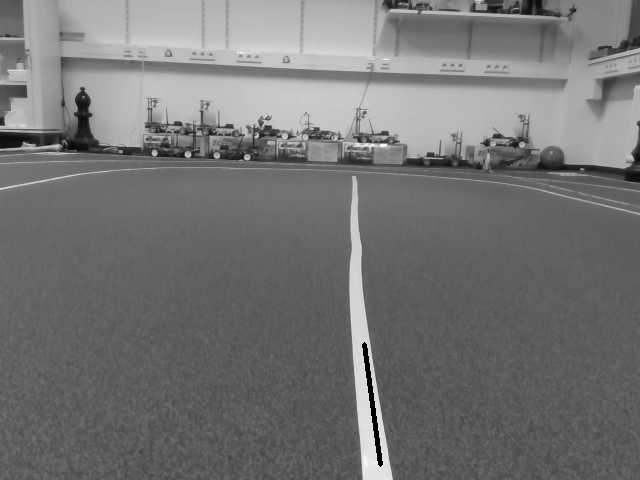
#> input picture src/controller/img_lines2.png, 640 x 480 px
$ python ransac.py   (Python 2 division)
#> lines starting #> are read from the running program, lines starting #| are printed output that depends on the picture; after the words box and inside, x2 and y2 are one past the last pixel; in counts of white or black regions, pixels touching at a corner belong together
#!/usr/bin/python
from PIL import Image
import random
import numpy.linalg as numpy
import numpy as np
import cv2
import os.path
import pylab as pl


def picture(array):
	help_array = []
	image = Image.open('img_lines2.png')
#> image is the input picture: PIL image 640x480 L; min 0, max 252, mean 115.7
	image1 = image.convert('RGB')

	width ,height = image.size
#> width = 640; height = 480

	for y in range(100, height-1):
		for x in range(100, width-1):

			rgb = image1.getpixel((x,y))

			if (rgb >= (200,200,200)):

				help_array.append((x,y))
		#mittleren Punkt der weissen Linie nehmen
		if (help_array != []):
			array.append(help_array[(len(help_array)/2)-1])
		#print help_array, len(help_array), "hhhh " , array
		help_array = []
#> after the loop, array = 322 pairs, first value 256 to 376, second value 100 to 478

	# [13 lines of commented-out code are left out]
	return


def ransac(array2):
	n = 20
	d = 4
	t1 = len(array2)/4
	set_final=[]
	set_tmp=[]
	a_final=(0,0)
	b_final=(0,0)
	while(n>0):
		set_tmp = []
		a=random.choice(array2)
		b=random.choice(array2)
		while(b==a):
			b=random.choice(array2)
		for i in range(0,len(array2)):
			a_np = np.asarray(a)
			b_np = np.asarray(b)
			c = np.asarray(array2[i])
			d1 = numpy.norm(np.cross(b_np-a_np, a_np-c))/numpy.norm(b_np-a_np)
			if(d1<d):
				set_tmp.append(array2[i])
		if(len(set_tmp)>=t1 and len(set_tmp)>len(set_final)):
			a_final = a
			b_final = b
			set_final = set_tmp
		n-=1

	print a_final
	print b_final
	print len(set_final)
	if not os.path.isfile('img_lines3.png'):
		image = Image.open('img_lines2.png')
		image = image.convert('RGB')
		image = np.array(image)
	else:
		image = Image.open('img_lines3.png')
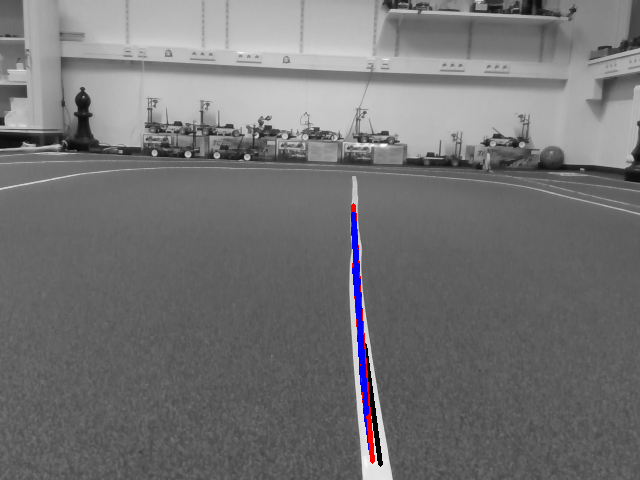
#> input picture src/controller/img_lines3.png, 640 x 480 px
#> image is the input picture: PIL image 640x480 RGB; mean R, G, B 115, 114.5, 115.6
		image = image.convert('RGB')
		image = np.array(image)

	cv2.line(image,a_final,b_final,(255,0,0),3)
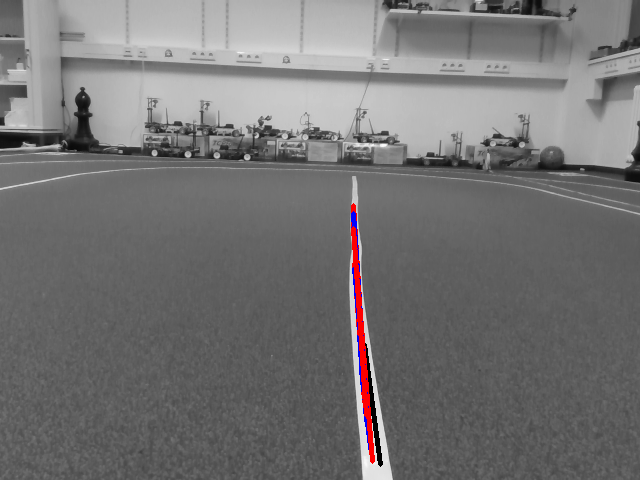
#> image: shape (480, 640, 3); 0.3% of pixels changed, all inside (x1, y1, x2, y2) = (351, 226, 369, 417)
	cv2.imwrite('img_lines3.png',image)

	m1 = (b_final[1]-a_final[1])/float(b_final[0]-a_final[0])
	b1 = a_final[1]-m1*a_final[0]
	print "\n"
	print "m: "
	print m1
	print "b: "
	print b1
	print "\n"
	return


array=[]
array2=[]
picture(array)
print array
print len(array)

ransac(array)
x =[]
y = []
for i in range (len(array)-1):
	x.append(array[i][0])
	y.append(array[i][1])

x = [1545148331, 1545148338, 1545148347, 1545148353, 1545148357, 1545148362, 1545148367, 1545148373, 1545148379]
y = [75.0, 95.0, 89.0, 75.0, 75.0, 89.0, 95.0, 95.0, 95.0]
pl.plot(x,y )
pl.show()
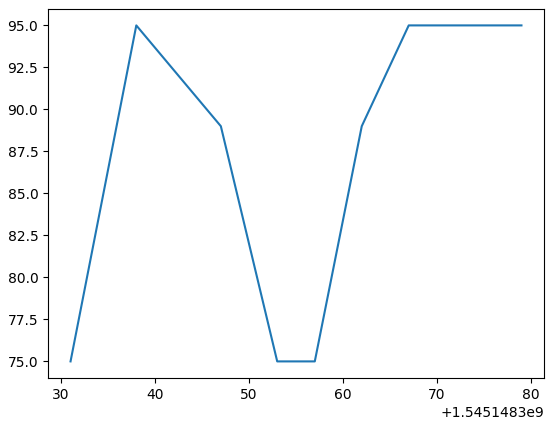
#> figure drawn by matplotlib, 1 panel
